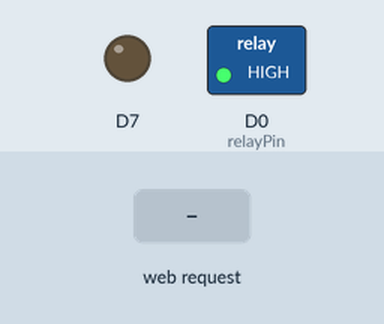
Recording of a sketch running on a simulated ESP8266 (NodeMCU). Shown: switched loads named in the sketch (green lamp = pin HIGH), output pins drawn as LEDs (lit = HIGH). Dashed ring = blinking. The inputs (shaded band) are chosen by the test bench. WiFi joins after 1.5 s; servers stay silent unless stated; what the sketch prints to the serial monitor is not drawn.

Above: at 2.7 s.
2.8 s: HTTP request GET /toggle_on received
At 3.5 s:
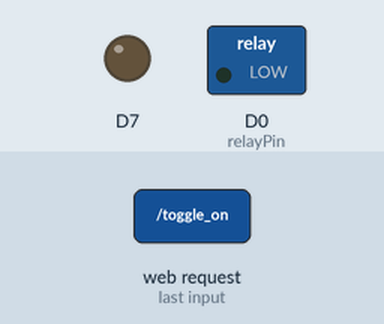
5.3 s: HTTP request GET /toggle_off received
Timing chart, 0 to 8.3 s (numbered marks = the images above; inputs shaded):
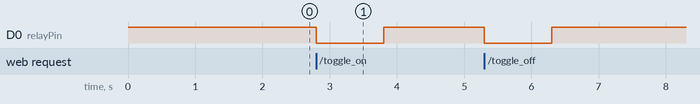

The sketch:

heater_controller.ino
```cpp
#include <ESP8266WiFi.h>
#include <WiFiClient.h>
#include <ESP8266WebServer.h>
#include <ESP8266mDNS.h>
#include <stdbool.h>
#include "TimeLib.h" //https://github.com/PaulStoffregen/Time time library used

/*
 * The space heater has a power button and its own interal circuity.
 * This project stimulates the press of the power button to turn the heater on/off
*/


#ifndef STASSID
#define STASSID "WIFI SSID"
#define STAPSK  "WIFI PASSWORD"
#endif


const char* ssid = STASSID;
const char* password = STAPSK;

bool IS_ON = false;
bool polled = false;


const int relayPin = D0;
void ron(){  digitalWrite(relayPin, LOW); Serial.println("on");}
void roff(){  digitalWrite(relayPin, HIGH); Serial.println("off");}

const unsigned long DEFAULT_TIME = 1357041600; // Arbitrary time starting point. Only used for measuring time passed not the present time.
time_t start = DEFAULT_TIME;
time_t end = DEFAULT_TIME;

ESP8266WebServer server(80);

void setup(void) {
  pinMode(relayPin, OUTPUT);
  roff();

  //code from timer
  Serial.begin(115200);
  while (!Serial) ; // make sure serial port is ready
  pinMode(13, OUTPUT);

   // Jan 1 2013 set arbitrary time, so can get difference in start, end times
  setTime(DEFAULT_TIME);
  end = now();

  Serial.println("Waiting for sync message");
  //timer

  WiFi.mode(WIFI_STA);
  WiFi.begin(ssid, password);
  Serial.println("");

  // Wait for connection
  while (WiFi.status() != WL_CONNECTED) {
    delay(500);
    Serial.print(".");
  }
  Serial.println("");
  Serial.print("Connected to ");
  Serial.println(ssid);
  Serial.print("IP address: ");
  Serial.println(WiFi.localIP());

  if (MDNS.begin("esp8266_hh")) {
    Serial.println("MDNS responder started");

    // Add service to MDNS-SD
    MDNS.addService("heater_cont", "tcp", 80);
  }

  server.on("/", handleRoot);
  server.on("/toggle_on", turn_on_toggle);
  server.on("/toggle_off", turn_off_toggle);

  server.on("/poll", poll);
  server.on("/status", status);
  server.onNotFound(handleNotFound);
  server.begin();
  Serial.println("HTTP server started");
}

void handleRoot() {
  server.send(200, "text/plain", "hello from esp8266!\r\n");
}

void handleNotFound() {
  String message = "File Not Found\n\n";
  message += "URI: ";
  message += server.uri();
  message += "\nMethod: ";
  message += (server.method() == HTTP_GET) ? "GET" : "POST";
  message += "\nArguments: ";
  message += server.args();
  message += "\n";
  for (uint8_t i = 0; i < server.args(); i++) {
    message += " " + server.argName(i) + ": " + server.arg(i) + "\n";
  }
  server.send(404, "text/plain", message);
}

void poll(){
  polled = true; //return state [ON|OFF]
  send_state();
  Serial.println("Polled:");
  digitalClockDisplay();
}

void status(){
  Serial.println("Sending Status update");
  send_state();
}

void send_state(){
  if(IS_ON == true){
    server.send(200, "text/plain", " { \"state\": \"ON\" }\r\n");
  }
  else if(IS_ON == false){
    server.send(200, "text/plain", " { \"state\": \"OFF\" }\r\n");
  }
  else{
    server.send(200, "text/plain", " { \"state\": \"ERROR\" }\r\n");
  }
}

// add connection breaking check if sensor dies then will turn off this relay. Use polling, or sockets
void toggle(){
  polled = true;
  toggle_logic();
  send_state();
}

void toggle_logic(){
  ron();
  delay(1000);
  roff();
  bool state = IS_ON;
  IS_ON = !state;

  if(IS_ON){
    Serial.println("toggled ON");
    digitalClockDisplay();
  }
  else{
    Serial.println("toggled OFF");
    digitalClockDisplay();
  }
}

void turn_off_toggle(){
  if(IS_ON){
    toggle_logic();
    send_state();
  }
  else{
    send_state();
  }
}

void turn_on_toggle(){
  if(IS_ON == false){
    toggle_logic();
    send_state();
  }
  else{
    send_state();
  }
}

void printDigits(int digits){
  // utility function for digital clock display: prints preceding colon and leading 0
  Serial.print(":");
  if(digits < 10)
    Serial.print('0');
  Serial.print(digits);
}

void digitalClockDisplay(){
  // digital clock display of the time
  Serial.print(hour());
  printDigits(minute());
  printDigits(second());
  Serial.print(" ");
  Serial.print(day());
  Serial.print(" ");
  Serial.print(month());
  Serial.print(" ");
  Serial.print(year());
  Serial.println();
}

void loop(void) {
  server.handleClient();
  MDNS.update();

  end = now();

  time_t diff = end - start;

  if(diff >= 10){
    time_t rightnow = now();
    start = rightnow;
    end = rightnow;
    diff = 0;
    if(IS_ON == true && polled == false){
      toggle_logic();
    }
    polled = false; //set polled to false every 10 seconds, Sensor device needs to check within 10 seconds in poll()
    Serial.println("10 sec passed");
    digitalClockDisplay();
  }
}
```

Measured:
- after the input at 2.8 s, D0 (relayPin): HIGH → LOW at once, → HIGH 1.0 s later
